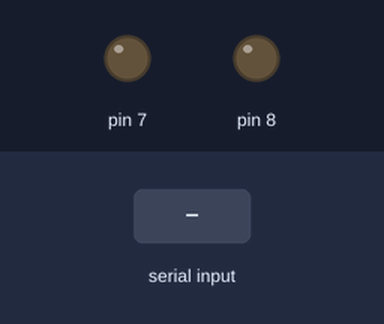
The sketch below on a simulated Arduino Uno, built with avr-gcc and run on an emulated ATmega328P. Shown: output pins drawn as LEDs (lit = HIGH). The test bench sets the inputs (shaded band).

Above: at 1.2 s.
1.3 s: "2" received over Serial
At 2.6 s:
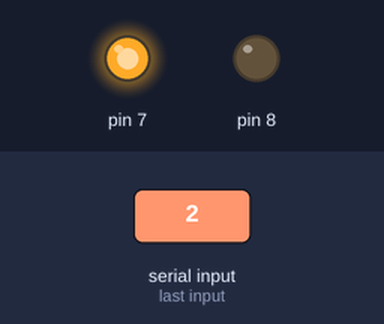
Timing chart, 0 to 4.3 s (numbered marks = the images above; inputs shaded):
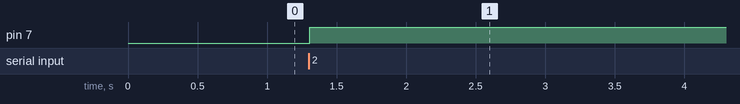

The sketch:

ardu.ino
```cpp
void setup() {
  // put your setup code here, to run once:
  pinMode(8,OUTPUT);
  pinMode(7,OUTPUT);
  Serial.begin(9600);
}
void motor(){
    if (Serial.available()){
    byte ByteSerial=Serial.read();
    if (ByteSerial='1'){
      digitalWrite(8,LOW);
      digitalWrite(7,HIGH);
    }
    if (ByteSerial == '2'){
      digitalWrite(8,LOW);
      digitalWrite(7,HIGH);
    }
    if (ByteSerial == '0') {
      digitalWrite(8,LOW);
      digitalWrite(7,LOW);
    }
  }
}
void loop() {
  // put your main code here, to run repeatedly:

 motor();
 delay(15); // Espera de 15ms, para permitir que o servo atinj
}
```

Measured:
- after the input at 1.3 s, pin 7: LOW → HIGH at once
